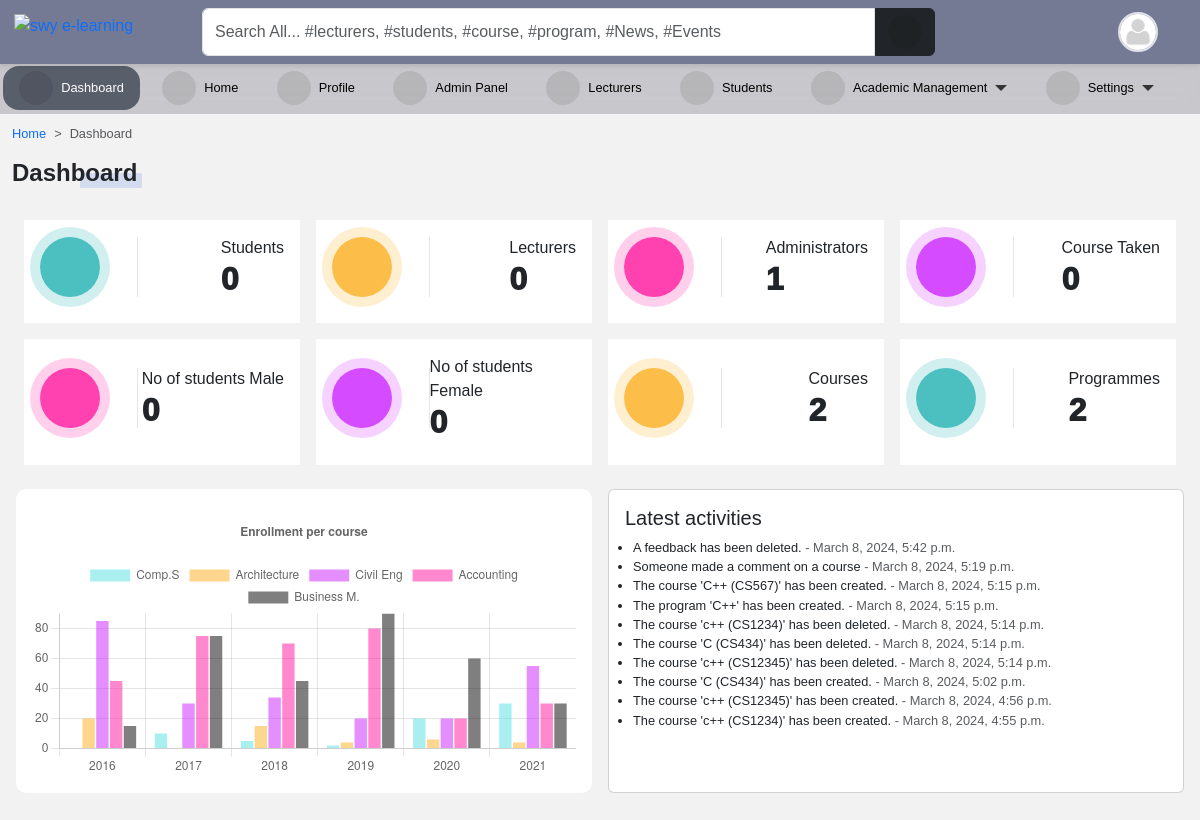
Before: /dashboard/ (signed in) with the older database file.
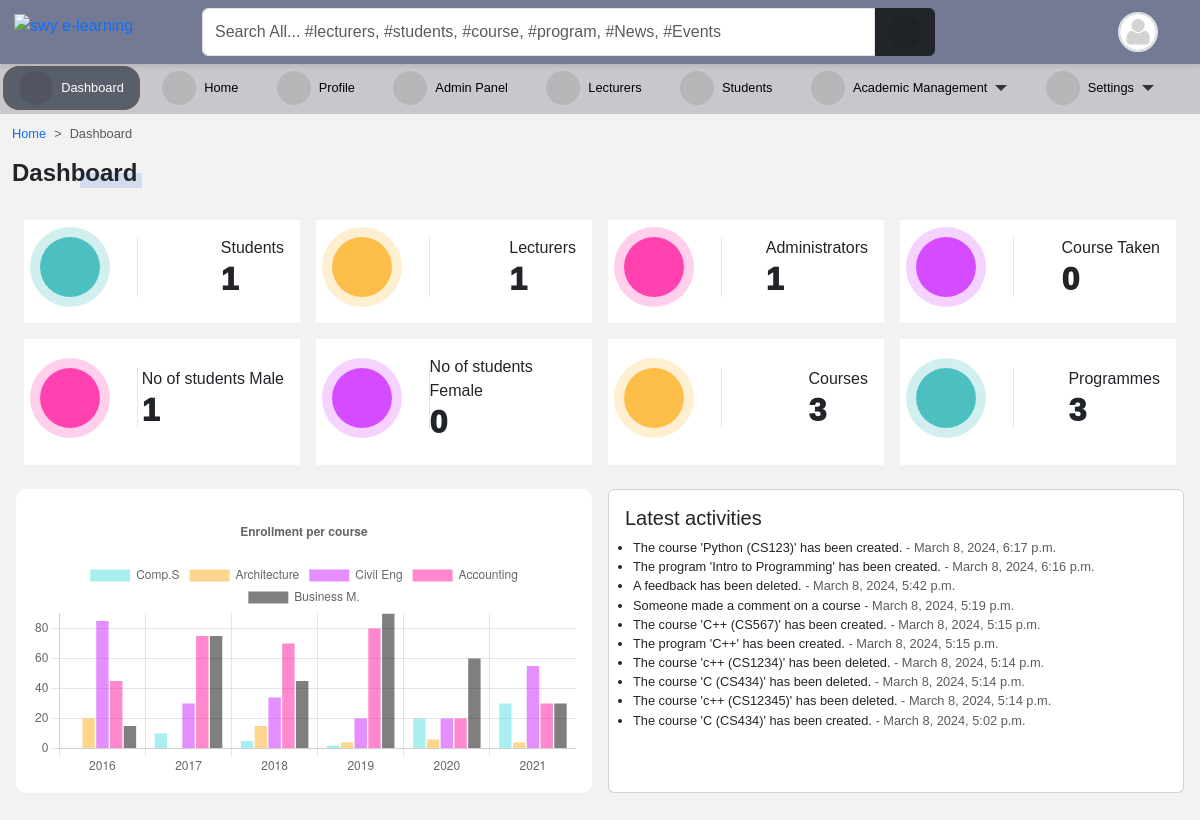
After: the same page with the newer database file.
### core/models.py (models this page shows, shortened)
class ActivityLog(models.Model):
    message = models.TextField()
    created_at = models.DateTimeField(auto_now=True)

### core/views.py (the view, shortened to what this page needs)
# urls.py: path("dashboard/", dashboard_view, name="dashboard"),
@login_required
def dashboard_view(request):
    if request.user.is_superuser:
        logs = ActivityLog.objects.all().order_by("-created_at")[:10]
        gender_count = Student.get_gender_count()
        get_all_courses=Course.objects.all().count()
        get_all_program=Program.get_program_count()
        taken_course_count=TakenCourse.objects.all().count()
        context = {
            "student_count": User.get_student_count(),
            "lecturer_count": User.get_lecturer_count(),
            "superuser_count": User.get_superuser_count(),
            "Taken_course":taken_course_count,
            "all_courses":get_all_courses,
            "all_program":get_all_program,
            "males_count": gender_count["M"],
            "females_count": gender_count["F"],
            "logs": logs,
        }
        return render(request, "core/dashboard.html", context)

### accounts/models.py (called while the page is built)
    @classmethod
    def get_student_count(cls):
        return cls.objects.filter(is_student=True).count()

    @classmethod
    def get_lecturer_count(cls):
        return cls.objects.filter(is_lecturer=True).count()

    @classmethod
    def get_superuser_count(cls):
        return cls.objects.filter(is_superuser=True).count()

    @property
    def get_user_role(self):
        if self.is_superuser:
            role = "Admin"
        elif self.is_student:
            role = "Student"
        elif self.is_lecturer:
            role = "Lecturer"
        return role

    @classmethod
    def get_gender_count(cls):
        males_count = Student.objects.filter(student__gender="M").count()
        females_count = Student.objects.filter(student__gender="F").count()
        return {"M": males_count, "F": females_count}

### course/models.py (called while the page is built)
    @classmethod
    def get_program_count(cls):
        return cls.objects.all().count()

### templates/core/dashboard.html (shortened to what this page needs)
{% extends 'base.html' %}
{% load static %}
{% block content %}
<nav style="--bs-breadcrumb-divider: '>';" aria-label="breadcrumb">
    <ol class="breadcrumb">
      <li class="breadcrumb-item"><a href="/">Home</a></li>
      <li class="breadcrumb-item active" aria-current="page">Dashboard</li>
    </ol>
</nav>
<div class="d-flex justify-content-between align-items-center mb-4">
	<h1 class="title-1">Dashboard</h1>
</div>
{% if request.user.is_superuser %}
<div class="row users-count px-3">
	<div class="col-md-3 mb-3 px-2">
		<div class="card-count p-3">
			<h3><i class="fas fa-users bg-light-aqua"></i></h3>
			<div class="text-right">
				Students
				<h2>{{ student_count }}</h2>
			</div>
		</div>
	</div>
	<div class="col-md-3 mb-3 px-2">
		<div class="card-count p-3">
			<h3><i class="fas fa-users bg-light-orange"></i></h3>
			<div class="text-right">
				Lecturers
				<h2>{{ lecturer_count }}</h2>
			</div>
		</div>
	</div>
	<div class="col-md-3 mb-3 px-2">
		<div class="card-count p-3">
			<h3><i class="fas fa-users bg-light-red"></i></h3>
			<div class="text-right">
				Administrators
				<h2>{{ superuser_count }}</h2>
			</div>
		</div>
	</div>
	<div class="col-md-3 mb-3 px-2">
		<div class="card-count p-3">
			<h3><i class="fas fa-users bg-light-purple"></i></h3>
			<div class="text-right">
				Course Taken
				<h2>{{ Taken_course }}</h2>
			</div>
		</div>
	</div>
	<div class="col-md-3 mb-3 px-2">
		<div class="card-count p-3">
			<h3><i class="fas fa-users bg-light-red"></i></h3>
			<div class="text-right">
				No of students Male
				<h2>{{ males_count }}</h2>
			</div>
		</div>
	</div>
	<div class="col-md-3 mb-3 px-2">
		<div class="card-count p-3">
			<h3><i class="fas fa-users bg-light-purple"></i></h3>
			<div class="text-right">
				No of students Female
				<h2>{{ females_count }}</h2>
			</div>
		</div>
	</div>
	<div class="col-md-3 mb-3 px-2">
		<div class="card-count p-3">
			<h3><i class="fas fa-users bg-light-orange"></i></h3>
			<div class="text-right pl-2">
				Courses
				<h2>{{ all_courses }}</h2>
			</div>
		</div>
	</div>
	<div class="col-md-3 mb-3 px-2">
		<div class="card-count p-3">
			<h3><i class="fas fa-users bg-light-aqua"></i></h3>
			<div class="text-right">
				Programmes
				<h2>{{ all_program }}</h2>
			</div>
		</div>
	</div>
</div>
{% endif %}
<div class="row px-2">
	<div class="col-md-6 p-2">
		<div class="chart-wrap">
			<canvas id="enrollement"></canvas>
		</div>
	</div>
	<div class="col-md-6 p-2">
		<div class="card w-100 h-100 p-3">
			<h5>Latest activities</h5>
			<ul class="ps-2 small">
				{% for log in logs %}
				<li>{{ log.message }} <span class="text-muted">- {{ log.created_at }}</span></li>
				{% empty %}
				<li>No recent activity</li>
				{% endfor %}
			</ul>
		</div>
	</div>
</div>
<br>
{% endblock content %}
{% block js %}
<script>
	$('.fa-expand-alt').click(function () {
		if ($(this).parent('.chart-wrap').parent('.col-md-6').hasClass('expand')) {
			$('.col-md-6.expand').removeClass('expand');
		}
		else {
			$('.col-md-6.expand')?.removeClass('expand');
			$(this).parent('.chart-wrap').parent('.col-md-6').addClass('expand');
		}
	})
</script>
{% endblock %}

Changed rows visible on the page:
no longer on this page (row unchanged): ActivityLog: message "The course 'c++ (CS12345)' has been created.", created_at "March 8, 2024, 4:56 p.m."
no longer on this page (row unchanged): ActivityLog: message "The course 'c++ (CS1234)' has been created.", created_at "March 8, 2024, 4:55 p.m."
added ActivityLog: message "The course 'Python (CS123)' has been created.", created_at "March 8, 2024, 6:17 p.m."
added ActivityLog: message "The program 'Intro to Programming' has been created.", created_at "March 8, 2024, 6:16 p.m."
Other visible differences:
{{ student_count }}: "0" → "1"
{{ lecturer_count }}: "0" → "1"
{{ males_count }}: "0" → "1"
{{ all_courses }}: "2" → "3"
{{ all_program }}: "2" → "3"
